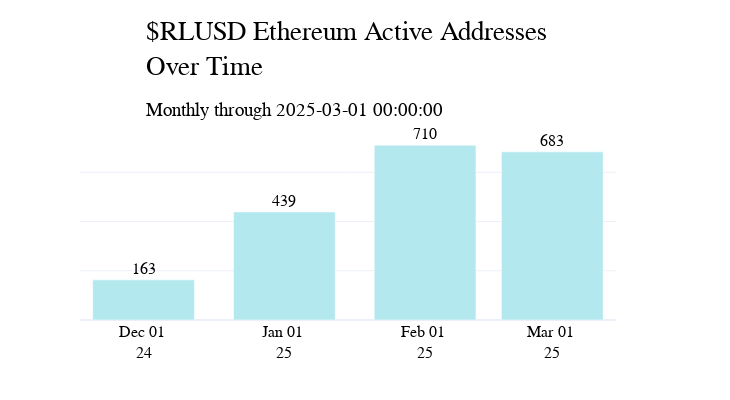

Notebook source saved alongside this figure:
### Code cell
cm = ChartMaker(shuffle_colors=True)
cm.build(
    df = rlusd_addresses_data,
    axes_data=dict(y1=['active_addresses']),
    title='$RLUSD Ethereum Active Addresses<br>Over Time',
    chart_type={'y1':'bar'},
    options = {
        'margin':dict(t=125),
        'annotations':False,
        'show_text':True,
        'textposition':'outside',
        'tickformat': dict(x='%b %d <br>%y'),
        'decimals': False
    },
)
cm.add_title(
    subtitle=f'Monthly through {rlusd_addresses_data.index.max()}',
    x=0.2,
    y=0.9
)
cm.add_annotations()
cm.show_fig()

### Figure 1 — Plotly figure (JSON) as saved in the notebook; plotly's stock layout.template omitted (floating-point values rounded to 4 significant figures)
{"data": [{"marker": {"color": "#b3e8ef"}, "name": "ACTIVE ADDRESSES (683)     ", "showlegend": false, "text": ["163", "439", "710", "683"], "textposition": "outside", "type": "bar", "x": ["2024-12-01T00:00:00.000000000", "2025-01-01T00:00:00.000000000", "2025-02-01T00:00:00.000000000", "2025-03-01T00:00:00.000000000"], "xaxis": "x", "y": [163, 439, 710, 683], "yaxis": "y"}], "layout": {"autosize": true, "barmode": "stack", "font": {"color": "black", "family": "Cardo", "size": 16}, "height": 400, "hovermode": "x unified", "legend": {"bgcolor": "rgba(0,0,0,0)", "bordercolor": "rgba(0,0,0,0)", "borderwidth": 1, "font": {"color": "black", "family": "Cardo", "size": 12}, "orientation": "v", "traceorder": "normal", "x": 0.01, "xanchor": "left", "y": 1.1, "yanchor": "top"}, "margin": {"t": 125}, "title": {"font": {"color": "black", "family": "Cardo", "size": 27}, "text": "<span style='color: black; font-weight: normal;'>$RLUSD Ethereum Active Addresses<br>Over Time</span><br><sub style='font-size: 18px; color: black; font-weight: normal;'>Monthly through 2025-03-01 00:00:00</sub>", "x": 0.2, "xanchor": "left", "y": 0.9, "yanchor": "top"}, "width": 730, "xaxis": {"anchor": "y", "domain": [0, 0.94], "tickfont": {"color": "black"}, "tickformat": "%b %d <br>%y"}, "yaxis": {"anchor": "x", "color": "rgba(0,0,0,0)", "domain": [0, 1], "range": [0, 792.0], "showticklabels": false, "tickformat": "", "tickprefix": "", "ticksuffix": "", "title": {"text": ""}}, "yaxis2": {"anchor": "x", "color": "black", "overlaying": "y", "side": "right", "tickformat": ""}}}
